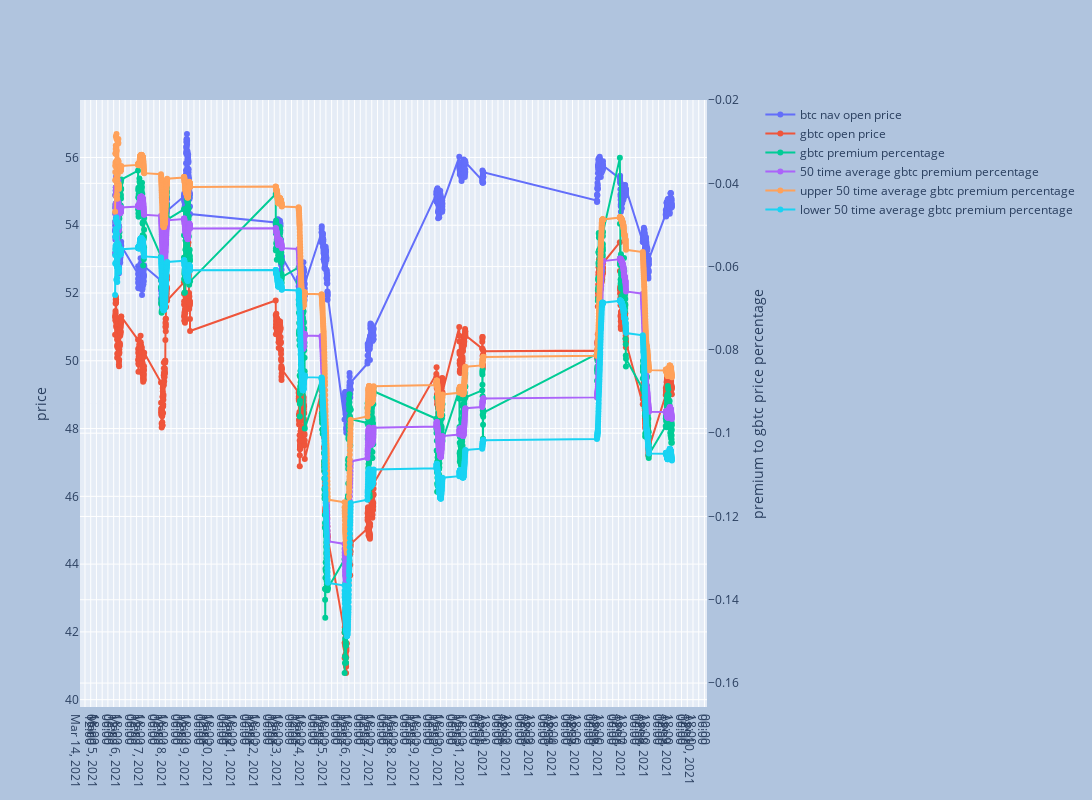

The notebook cell saved with this chart:
### Code cell
plot_price_chart(df_5min_only_marketopen, chart_width=6000, nticks=300, extent=True)

### Figure 1 — Plotly figure (JSON) as saved in the notebook; plotly's stock layout.template omitted (floating-point values rounded to 4 significant figures; data arrays with more than 128 entries replaced by an {"elided": "..."} marker saying what was removed)
{"data": [{"mode": "lines+markers", "name": "btc nav open price", "type": "scatter", "x": {"elided": "1186 str values"}, "xaxis": "x", "y": {"elided": "1186 float values"}, "yaxis": "y"}, {"mode": "lines+markers", "name": "gbtc open price", "type": "scatter", "x": {"elided": "1186 str values"}, "xaxis": "x", "y": {"elided": "1186 float values"}, "yaxis": "y"}, {"mode": "lines+markers", "name": "gbtc premium percentage", "type": "scatter", "x": {"elided": "1186 str values"}, "xaxis": "x", "y": {"elided": "1186 float values"}, "yaxis": "y2"}, {"mode": "lines+markers", "name": "50 time average gbtc premium percentage", "type": "scatter", "x": {"elided": "1186 str values"}, "xaxis": "x", "y": {"elided": "1186 float values"}, "yaxis": "y2"}, {"mode": "lines+markers", "name": "upper 50 time average gbtc premium percentage", "type": "scatter", "x": {"elided": "1186 str values"}, "xaxis": "x", "y": {"elided": "1186 float values"}, "yaxis": "y2"}, {"mode": "lines+markers", "name": "lower 50 time average gbtc premium percentage", "type": "scatter", "x": {"elided": "1186 str values"}, "xaxis": "x", "y": {"elided": "1186 float values"}, "yaxis": "y2"}], "layout": {"autosize": false, "height": 800, "paper_bgcolor": "LightSteelBlue", "width": 5000, "xaxis": {"anchor": "y", "domain": [0, 0.94], "nticks": 200}, "yaxis": {"anchor": "x", "domain": [0, 1], "title": {"text": "price"}}, "yaxis2": {"anchor": "x", "overlaying": "y", "side": "right", "title": {"text": "premium to gbtc price percentage"}}}}
